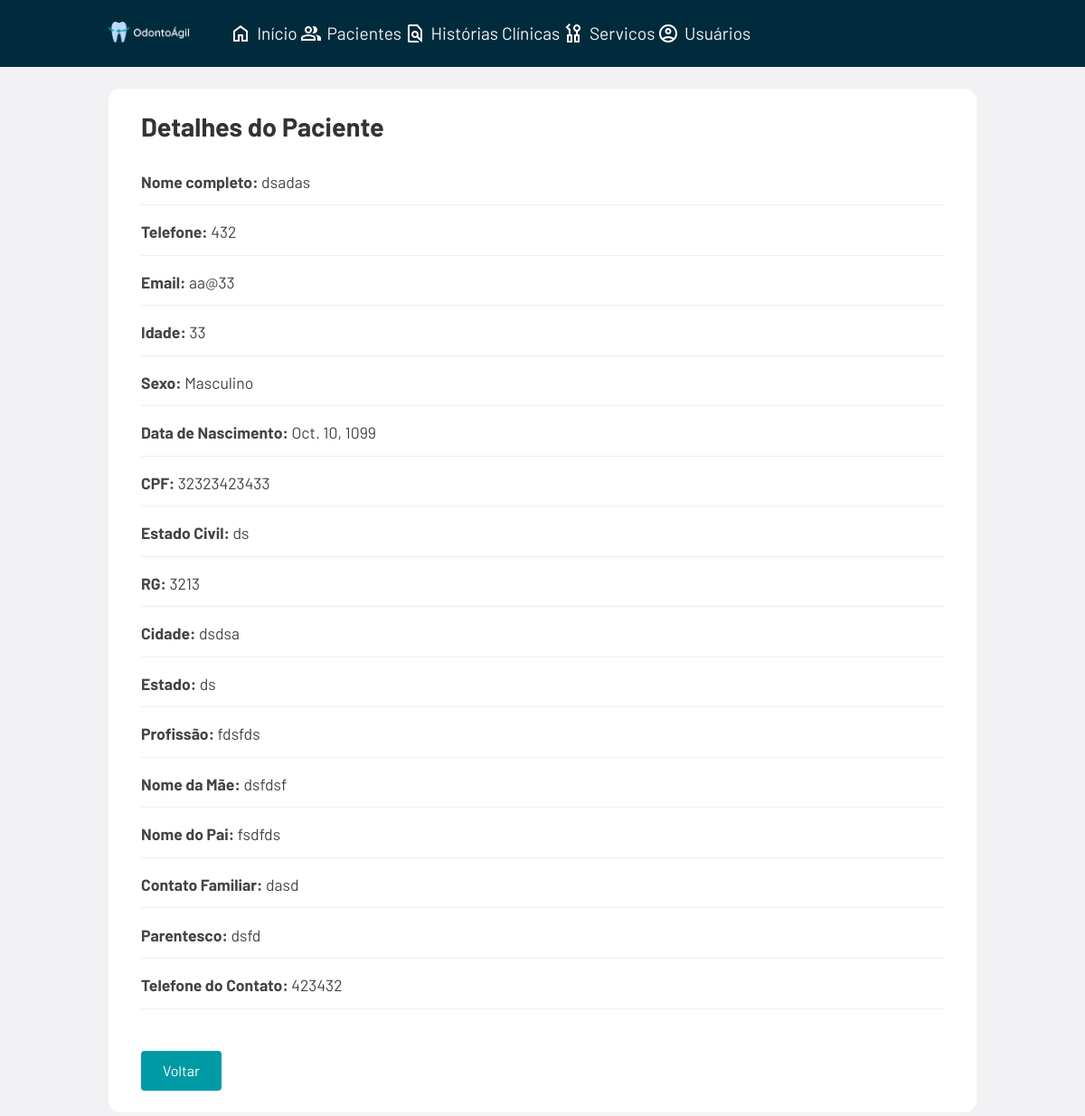
The page /pacientes/detalhes/1/ on the database as committed earlier.
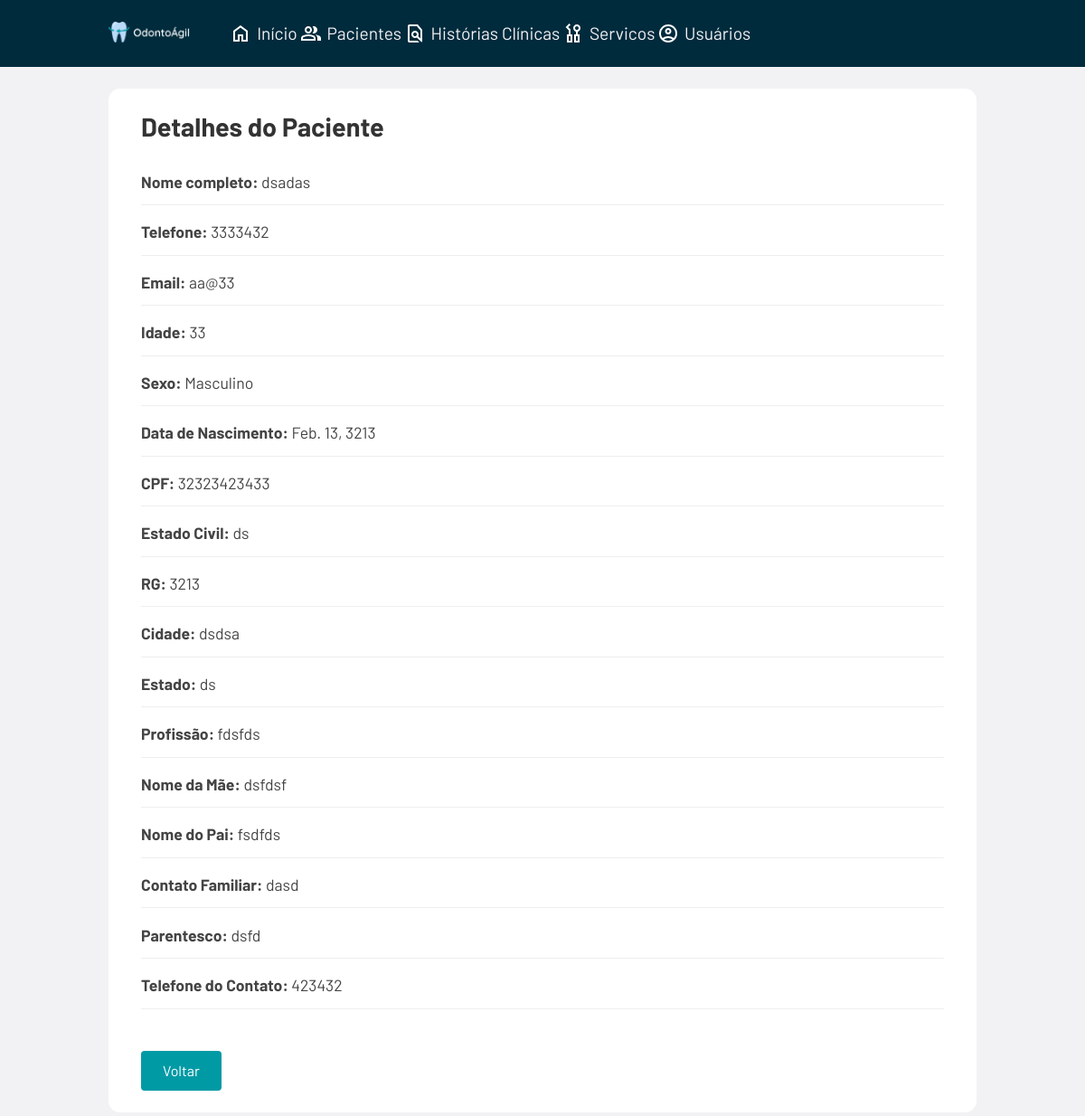
The same page on the database as committed later.
### odontoagil/models.py (models this page shows, shortened)
class Paciente(models.Model):
    nome_completo = models.CharField(max_length=200)
    telefone = models.CharField(max_length=20, blank=True)
    email = models.EmailField(blank=True)
    idade = models.IntegerField()
    sexo = models.CharField(max_length=10)
    data_nascimento = models.DateField()
    cpf = models.CharField(max_length=14, unique=True)
    estado_civil = models.CharField(max_length=20, blank=True)
    rg = models.CharField(max_length=20, blank=True)
    cidade = models.CharField(max_length=100)
    estado = models.CharField(max_length=50)
    profissao = models.CharField(max_length=100, blank=True)
    nome_mae = models.CharField(max_length=200, blank=True)
    nome_pai = models.CharField(max_length=200, blank=True)
    nome_contato_familiar = models.CharField(max_length=200, blank=True)
    grau_parentesco = models.CharField(max_length=100, blank=True)
    telefone_contato_familiar = models.CharField(max_length=20, blank=True)

### odontoagil/views.py (the view)
# urls.py: path('pacientes/detalhes/<int:id>/', views.detalhes_paciente, name='detalhes_paciente'),
def detalhes_paciente(request, id):
    paciente = get_object_or_404(Paciente, id=id)
    return render(request, 'pacientes/detalhes_paciente.html', {'paciente': paciente})

### odontoagil/templates/pacientes/detalhes_paciente.html
{% extends 'base.html' %}
{% load static %}
{% block extra_css %}
<link rel="stylesheet" href="{% static 'css/pacientes/detalhes_paciente.css' %}">
{% endblock %}
{% block content %}
<h2>Detalhes do Paciente</h2>
<div class="detalhes-paciente">
    <p><strong>Nome completo:</strong> {{ paciente.nome_completo }}</p>
    <p><strong>Telefone:</strong> {{ paciente.telefone }}</p>
    <p><strong>Email:</strong> {{ paciente.email }}</p>
    <p><strong>Idade:</strong> {{ paciente.idade }}</p>
    <p><strong>Sexo:</strong> {{ paciente.sexo }}</p>
    <p><strong>Data de Nascimento:</strong> {{ paciente.data_nascimento }}</p>
    <p><strong>CPF:</strong> {{ paciente.cpf }}</p>
    <p><strong>Estado Civil:</strong> {{ paciente.estado_civil }}</p>
    <p><strong>RG:</strong> {{ paciente.rg }}</p>
    <p><strong>Cidade:</strong> {{ paciente.cidade }}</p>
    <p><strong>Estado:</strong> {{ paciente.estado }}</p>
    <p><strong>Profissão:</strong> {{ paciente.profissao }}</p>
    <p><strong>Nome da Mãe:</strong> {{ paciente.nome_mae }}</p>
    <p><strong>Nome do Pai:</strong> {{ paciente.nome_pai }}</p>
    <p><strong>Contato Familiar:</strong> {{ paciente.nome_contato_familiar }}</p>
    <p><strong>Parentesco:</strong> {{ paciente.grau_parentesco }}</p>
    <p><strong>Telefone do Contato:</strong> {{ paciente.telefone_contato_familiar }}</p>
</div>
<a href="{% url 'listar_paciente' %}" class="botao-voltar">Voltar</a>
{% endblock %}

Rows that differ between the two databases and show on the page:
changed Paciente "dsadas": telefone "432" → "3333432"; data_nascimento "Oct. 10, 1099" → "Feb. 13, 3213"
